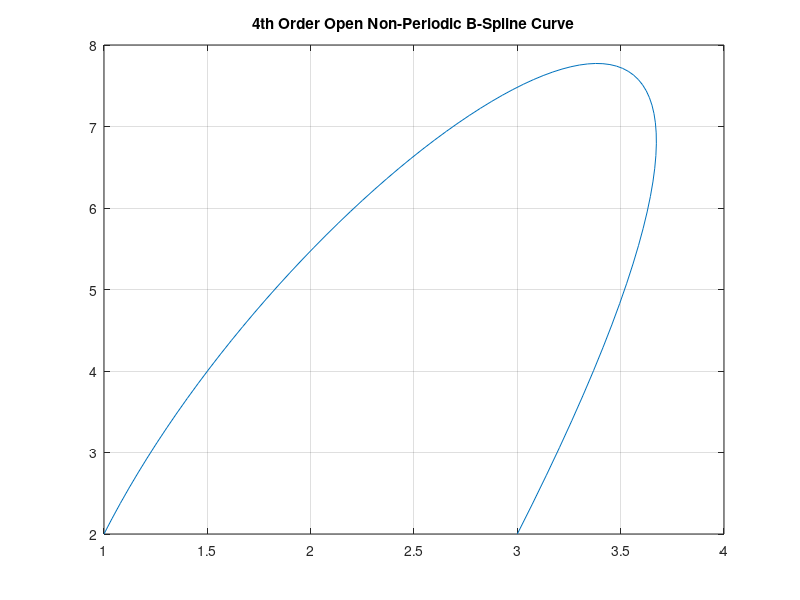
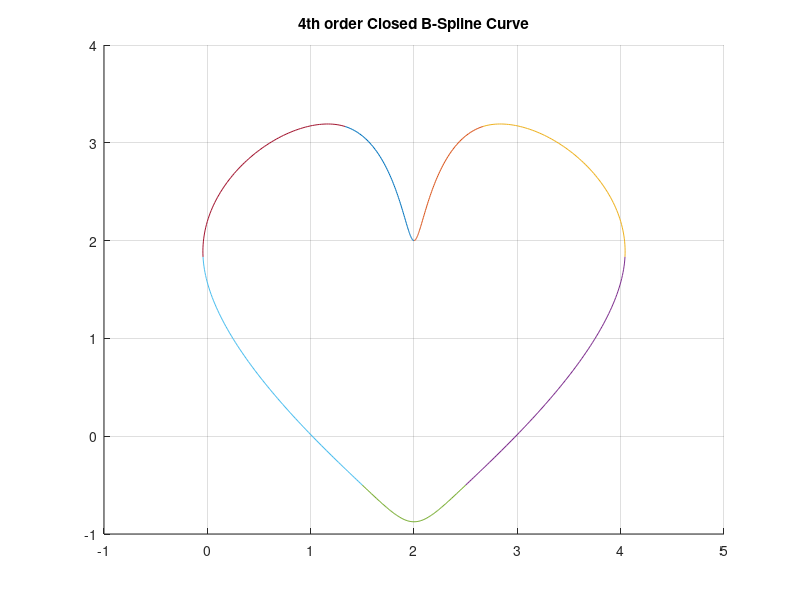
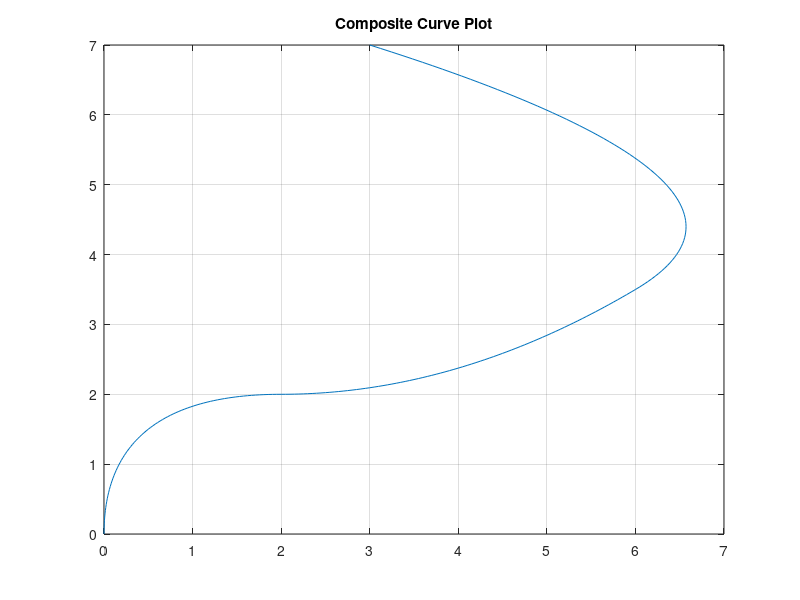

Write the MATLAB code that produced these figures, in order.
clear all, close all, clc
%% Q1
clear all

Bsub0 = [1, 2];
Bsub1 = [2, 7];
Bsub2 = [5, 12];
Bsub3 = [3, 2];

% plotting
u = 0:0.0125:1;
Psub0 = Bsub0'*(1-u.^3-3*u+3*u.^2);
Psub1 = Bsub1'*(3*u+3*u.^3-6*u.^2);
Psub2 = Bsub2'*(3*u.^2-3*u.^3);
Psub3 = Bsub3'*(u.^3);
P = (Psub0 + Psub1 + Psub2 + Psub3)'; % composed P with individual terms

figure
plot(P(:, 1), P(:, 2))
title('4th Order Open Non-Periodic B-Spline Curve')
grid on

% solve at specfic u values
u = [.3, .6];
Psub0 = Bsub0'*(1-u.^3-3*u+3*u.^2);
Psub1 = Bsub1'*(3*u+3*u.^3-6*u.^2);
Psub2 = Bsub2'*(3*u.^2-3*u.^3);
Psub3 = Bsub3'*(u.^3);
P = (Psub0 + Psub1 + Psub2 + Psub3)'; % composed P with individual terms

disp('Problem 1')
fprintf('Point @ (u = %.2f) = [%.3f, %.3f]\n', u(1), P(1, 1), P(1, 2))
fprintf('Point @ (u = %.2f) = [%.3f, %.3f]\n', u(2), P(2, 1), P(2, 2))
%% Q2
clear all

P0 = [-1, 2];
P1 = [1.75, 4];
P2 = [2, 1];
P3 = [2.25, 4];
P4 = [5, 2];
P5 = [2, -1];
P6 = [2, -1];

M4 = 1/6*[
    -1 3 -3 1;
    3 -6 3 0;
    -3 0 3 0;
    1 4 1 0]; % 4x4

u=0:0.0125:1;
uVec = [u.^3; u.^2; u; ones(1, length(u))]';
P_1 = uVec*M4*[P0; P1; P2; P3];
P_2 = uVec*M4*[P1; P2; P3; P4];
P_3 = uVec*M4*[P2; P3; P4; P5];
P_4 = uVec*M4*[P3; P4; P5; P6];
P_5 = uVec*M4*[P4; P5; P6; P0];
P_6 = uVec*M4*[P5; P6; P0; P1];
P_7 = uVec*M4*[P6; P0; P1; P2];

figure(), hold on, grid on
plot(P_1(:, 1), P_1(:, 2))
plot(P_2(:, 1), P_2(:, 2))
plot(P_3(:, 1), P_3(:, 2))
plot(P_4(:, 1), P_4(:, 2))
plot(P_5(:, 1), P_5(:, 2))
plot(P_6(:, 1), P_6(:, 2))
plot(P_7(:, 1), P_7(:, 2))
title('4th order Closed B-Spline Curve')
%% Q3
clear all

Bsub0 = [0, 0];
Bsub1 = [0, 2];
Bsub2 = [2, 2];
Bsub3 = [4, 2];
Bsub4 = [8, 5];
Bsub5 = [3, 7];

u = 0:0.0125:3;
P = zeros(length(u), 2);

for i = 1:length(u)
    if u(i) >=0 && u(i) <= 1
        P(i, :) = Bsub0*(1-u(i))^2 + Bsub1*(2*u(i)*(1-u(i))) + Bsub2*u(i)^2;
    elseif u(i) >= 1 && u(i) <= 2
        P(i, :) = Bsub2*(2-u(i))^2 + Bsub3*( (2-u(i))*(u(i)-1)+.5*(3-u(i))*(u(i)-1) ) + Bsub4*(.5*(u(i)-1)^2);
    elseif u(i) >= 2 && u(i) <= 3
        P(i, :) = Bsub3*(.5*(3-u(i))^2) + Bsub4*(.5*(u(i)-1)*(3-u(i))+(3-u(i))*(u(i)-2)) + Bsub5*(u(i)-2)^2;
    else
        P(i, :) = 0;
    end
end

figure
plot(P(:, 1), P(:, 2))
title('Composite Curve Plot')
grid on


u = [1.5, 2];
P = zeros(length(u), 2);
for i = 1:length(u)
    if u(i) >=0 && u(i) <= 1
        P(i, :) = Bsub0*(1-u(i))^2 + Bsub1*(2*u(i)*(1-u(i))) + Bsub2*u(i)^2;
    elseif u(i) >= 1 && u(i) <= 2
        P(i, :) = Bsub2*(2-u(i))^2 + Bsub3*( (2-u(i))*(u(i)-1)+.5*(3-u(i))*(u(i)-1) ) + Bsub4*(.5*(u(i)-1)^2);
    elseif u(i) >= 2 && u(i) <= 3
        P(i, :) = Bsub3*(.5*(3-u(i))^2) + Bsub4*(.5*(u(i)-1)*(3-u(i))+(3-u(i))*(u(i)-2)) + Bsub5*(u(i)-2)^2;
    else
        P(i, :) = 0;
    end
end

disp('Problem 3')
fprintf('Point @ (u = %.2f) = [%.3f, %.3f]\n', u(1), P(1, 1), P(1, 2))
fprintf('Point @ (u = %.2f) = [%.3f, %.3f]\n', u(2), P(2, 1), P(2, 2))